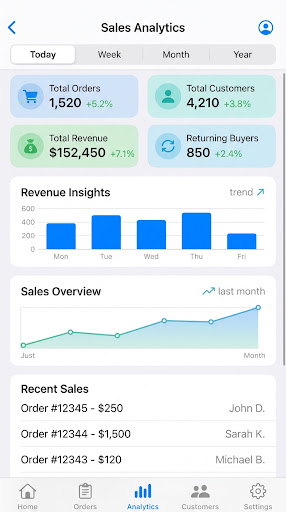
#> input picture stitch_sales_dashboard.png, 286 x 512 px
$ python preprocess_receipt.py ../stitch_sales_dashboard.png out.png
#> lines starting #> are read from the running program, lines starting #| are printed output that depends on the picture; after the words box and inside, x2 and y2 are one past the last pixel; in counts of white or black regions, pixels touching at a corner belong together
import cv2
import numpy as np
import sys
import os

def preprocess_image(input_path, output_path):
#> called with input_path = '../stitch_sales_dashboard.png', output_path = 'out.png'
    try:
        # Load image
        img = cv2.imread(input_path)
#> img is the input picture: shape (512, 286, 3); mean B, G, R 241.7, 236.6, 227.2
        if img is None:
            print(f"Error: Could not read image from {input_path}")
            return False

        # 1. Convert to grayscale
        gray = cv2.cvtColor(img, cv2.COLOR_BGR2GRAY)
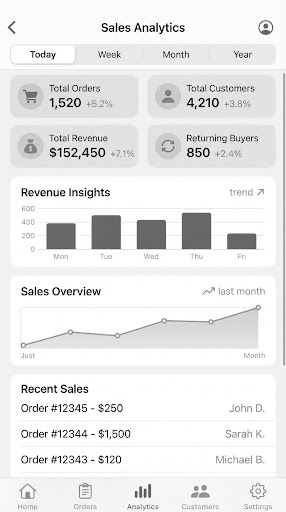
#> gray: shape (512, 286); min 0, max 255, mean 234.4

        # 2. Rescale image if too small
        height, width = gray.shape[:2]
#> height = 512; width = 286
        if height < 1000 or width < 1000:
            gray = cv2.resize(gray, None, fx=2, fy=2, interpolation=cv2.INTER_CUBIC)
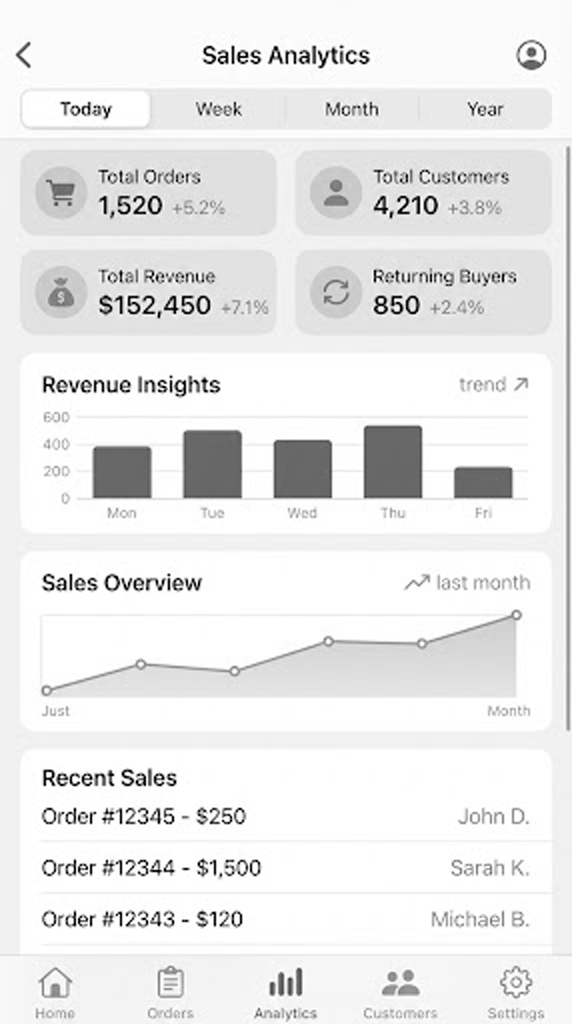
#> gray: shape (1024, 572); min 0, max 255, mean 234.2

        # 3. Apply adaptive thresholding to get binary image (black text on white)
        # Using Gaussian thresholding for better results on uneven lighting
        binary = cv2.adaptiveThreshold(
            gray, 255, cv2.ADAPTIVE_THRESH_GAUSSIAN_C,
            cv2.THRESH_BINARY, 21, 15
        )
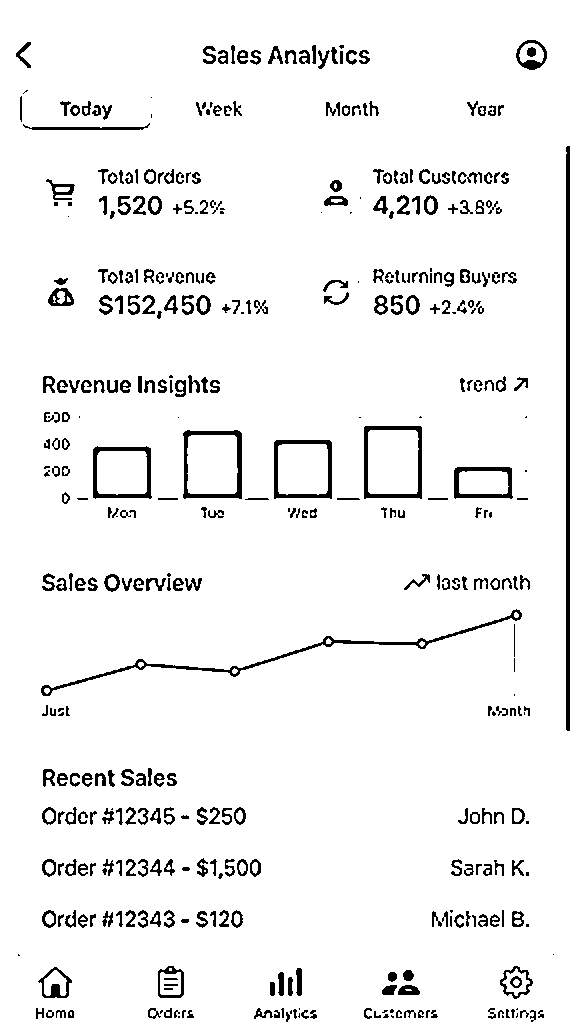
#> binary: shape (1024, 572); 94.5% white; 422 black regions (66 under 20 px), largest, box (x1, y1, x2, y2) and area: (566, 146, 570, 731) 2336, (41, 609, 522, 696) 1695, (183, 430, 242, 499) 994

        # 4. Noise removal (Dilation followed by Erosion to close gaps)
        kernel = np.ones((1, 1), np.uint8)
        processed = cv2.morphologyEx(binary, cv2.MORPH_OPEN, kernel)

        # 5. Optional: Sharpening
        # kernel_sharp = np.array([[-1,-1,-1], [-1,9,-1], [-1,-1,-1]])
        # processed = cv2.filter2D(processed, -1, kernel_sharp)

        # Save the result
        cv2.imwrite(output_path, processed)
        print(f"Success: Processed image saved to {output_path}")
        return True

    except Exception as e:
        print(f"Exception: {str(e)}")
        return False

if __name__ == "__main__":
    if len(sys.argv) < 3:
        print("Usage: python preprocess_receipt.py <input_path> <output_path>")
        sys.exit(1)

    input_file = sys.argv[1]
    output_file = sys.argv[2]

    if preprocess_image(input_file, output_file):
        sys.exit(0)
#> (the program exits here)
